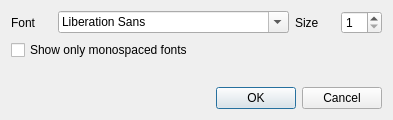
<?xml version="1.0" encoding="UTF-8"?>
<ui version="4.0">
 <class>FontDlg</class>
 <widget class="QDialog" name="FontDlg">
  <property name="geometry">
   <rect>
    <x>0</x>
    <y>0</y>
    <width>393</width>
    <height>120</height>
   </rect>
  </property>
  <property name="windowTitle">
   <string>Dialog</string>
  </property>
  <layout class="QVBoxLayout" name="verticalLayout">
   <item>
    <layout class="QHBoxLayout" name="horizontalLayout">
     <item>
      <widget class="QLabel" name="label">
       <property name="text">
        <string>Font</string>
       </property>
      </widget>
     </item>
     <item>
      <widget class="QFontComboBox" name="fontComboBox"/>
     </item>
     <item>
      <widget class="QLabel" name="label_2">
       <property name="text">
        <string>Size</string>
       </property>
      </widget>
     </item>
     <item>
      <widget class="QSpinBox" name="fontSize">
       <property name="minimum">
        <number>1</number>
       </property>
       <property name="maximum">
        <number>66</number>
       </property>
      </widget>
     </item>
    </layout>
   </item>
   <item>
    <widget class="QCheckBox" name="monospacedCheckBox">
     <property name="text">
      <string>Show only monospaced fonts</string>
     </property>
    </widget>
   </item>
   <item>
    <spacer name="verticalSpacer">
     <property name="orientation">
      <enum>Qt::Vertical</enum>
     </property>
     <property name="sizeHint" stdset="0">
      <size>
       <width>20</width>
       <height>4</height>
      </size>
     </property>
    </spacer>
   </item>
   <item>
    <widget class="QDialogButtonBox" name="buttonBox">
     <property name="orientation">
      <enum>Qt::Horizontal</enum>
     </property>
     <property name="standardButtons">
      <set>QDialogButtonBox::Cancel|QDialogButtonBox::Ok</set>
     </property>
    </widget>
   </item>
  </layout>
 </widget>
 <resources/>
 <connections>
  <connection>
   <sender>buttonBox</sender>
   <signal>accepted()</signal>
   <receiver>FontDlg</receiver>
   <slot>accept()</slot>
   <hints>
    <hint type="sourcelabel">
     <x>248</x>
     <y>254</y>
    </hint>
    <hint type="destinationlabel">
     <x>157</x>
     <y>274</y>
    </hint>
   </hints>
  </connection>
  <connection>
   <sender>buttonBox</sender>
   <signal>rejected()</signal>
   <receiver>FontDlg</receiver>
   <slot>reject()</slot>
   <hints>
    <hint type="sourcelabel">
     <x>316</x>
     <y>260</y>
    </hint>
    <hint type="destinationlabel">
     <x>286</x>
     <y>274</y>
    </hint>
   </hints>
  </connection>
 </connections>
</ui>
